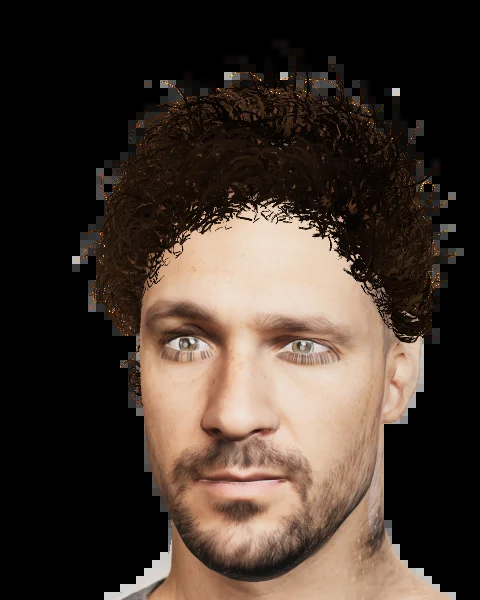
#> input picture games/qui-est-ce/prototype-3d/portraits/character-01-suspicious.webp, 480 x 600 px
$ python cutout.py ../portraits/character-01-suspicious.webp ../portraits/character-02-suspicious.webp out.png
#> lines starting #> are read from the running program, lines starting #| are printed output that depends on the picture; after the words box and inside, x2 and y2 are one past the last pixel; in counts of white or black regions, pixels touching at a corner belong together
"""Detourage d'un portrait sur fond studio uni (GrabCut guide), sortie RGBA.

Usage : python tools/cutout.py entree.jpg sortie.png [apercu.jpg]
Zones sures : fond sur les bords hauts, sujet sur visage, cheveux et pull.
"""
import sys
import cv2, numpy as np

src, dst = sys.argv[1], sys.argv[2]
im = cv2.imread(src); h, w = im.shape[:2]
#> further down, im is the input picture: shape (600, 480, 3); mean B, G, R 45.9, 54.5, 67.3
#> after `h, w = im.shape[:2]`: h = 600; w = 480
s = 0.5; small = cv2.resize(im, None, fx=s, fy=s); H, W = small.shape[:2]
#> after `H, W = small.shape[:2]`: H = 300; W = 240
mask = np.full((H, W), cv2.GC_PR_BGD, np.uint8)
mask[:, :int(W*0.03)] = cv2.GC_BGD; mask[:, int(W*0.97):] = cv2.GC_BGD; mask[:int(H*0.01), :] = cv2.GC_BGD
mask[:int(H*0.5), :int(W*0.10)] = cv2.GC_BGD; mask[:int(H*0.5), int(W*0.90):] = cv2.GC_BGD
cv2.ellipse(mask, (W//2, int(H*0.40)), (int(W*0.19), int(H*0.24)), 0, 0, 360, cv2.GC_FGD, -1)
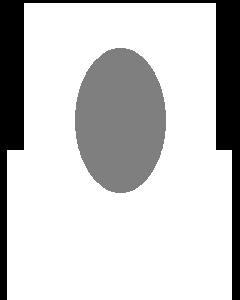
#> mask: shape (300, 240); min 0, max 2, mean 1.58; drawn with min black and max white
cv2.ellipse(mask, (W//2, int(H*0.17)), (int(W*0.15), int(H*0.08)), 0, 0, 360, cv2.GC_FGD, -1)
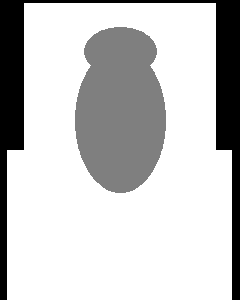
#> mask: shape (300, 240); 2.29% of pixels changed, all inside (x1, y1, x2, y2) = (84, 27, 157, 65); drawn with min black and max white
mask[int(H*0.85):, int(W*0.30):int(W*0.70)] = cv2.GC_FGD
bg = np.zeros((1, 65)); fg = np.zeros((1, 65))
cv2.grabCut(small, mask, None, bg, fg, 8, cv2.GC_INIT_WITH_MASK)
m = np.where((mask == 1) | (mask == 3), 255, 0).astype(np.uint8)
n, lab, st, _ = cv2.connectedComponentsWithStats(m); k = 1 + np.argmax(st[1:, cv2.CC_STAT_AREA])
m = np.where(lab == k, 255, 0).astype(np.uint8)
m = cv2.morphologyEx(m, cv2.MORPH_CLOSE, np.ones((9, 9), np.uint8))
m = cv2.GaussianBlur(cv2.resize(m, (w, h)), (5, 5), 0)
rgba = cv2.cvtColor(im, cv2.COLOR_BGR2BGRA); rgba[:, :, 3] = m
cv2.imwrite(dst, rgba)
if len(sys.argv) > 3:
    p = cv2.resize(rgba, None, fx=0.2, fy=0.2); a = p[:, :, 3:4] / 255.0
#> after `p = cv2.resize(rgba, None, fx=0.2, fy=0.2)`:
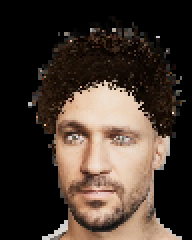
#> p: shape (120, 96, 4) (shown 2 times larger); mean B, G, R, A 46, 54.7, 67.5, 135.3
#> after `a = p[:, :, 3:4] / 255.0`:
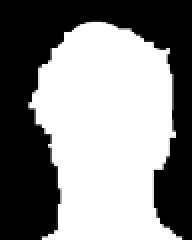
#> a: shape (120, 96, 1) float64 (shown 2 times larger); min 0, max 1, mean 0.531
    cv2.imwrite(sys.argv[3], (p[:, :, :3]*a + np.array([60, 180, 60])*(1-a)).astype(np.uint8))
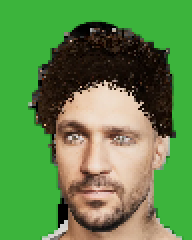
#> saved as out.png: shape (120, 96, 3) (shown 2 times larger); mean B, G, R 73.6, 138.4, 94.8
print("coverage", round((m > 127).mean(), 3))
#| coverage 0.531

$ run again, on games/qui-est-ce/prototype-3d/portraits/character-04-suspicious.webp
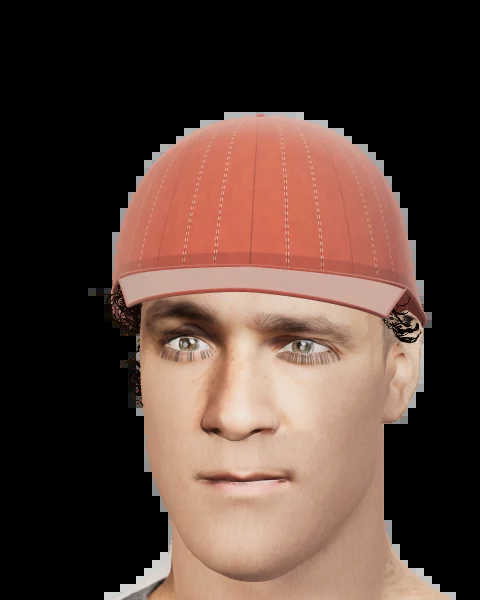
#> input picture games/qui-est-ce/prototype-3d/portraits/character-04-suspicious.webp, 480 x 600 px
#> im is the input picture: shape (600, 480, 3); mean B, G, R 54.5, 63.1, 85.6
#> `a = p[:, :, 3:4] / 255.0`:
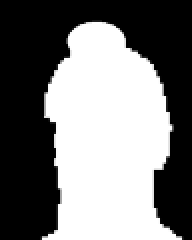
#> a: shape (120, 96, 1) float64 (shown 2 times larger); min 0, max 1, mean 0.471
#> `cv2.imwrite(sys.argv[3], (p[:, :, :3]*a + np.array([60, 180, 60])*(1-a..`:
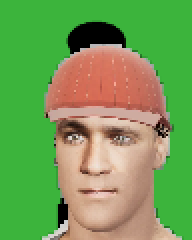
#> saved as out.png: shape (120, 96, 3) (shown 2 times larger); mean B, G, R 86, 158.1, 116.9
#| coverage 0.471
